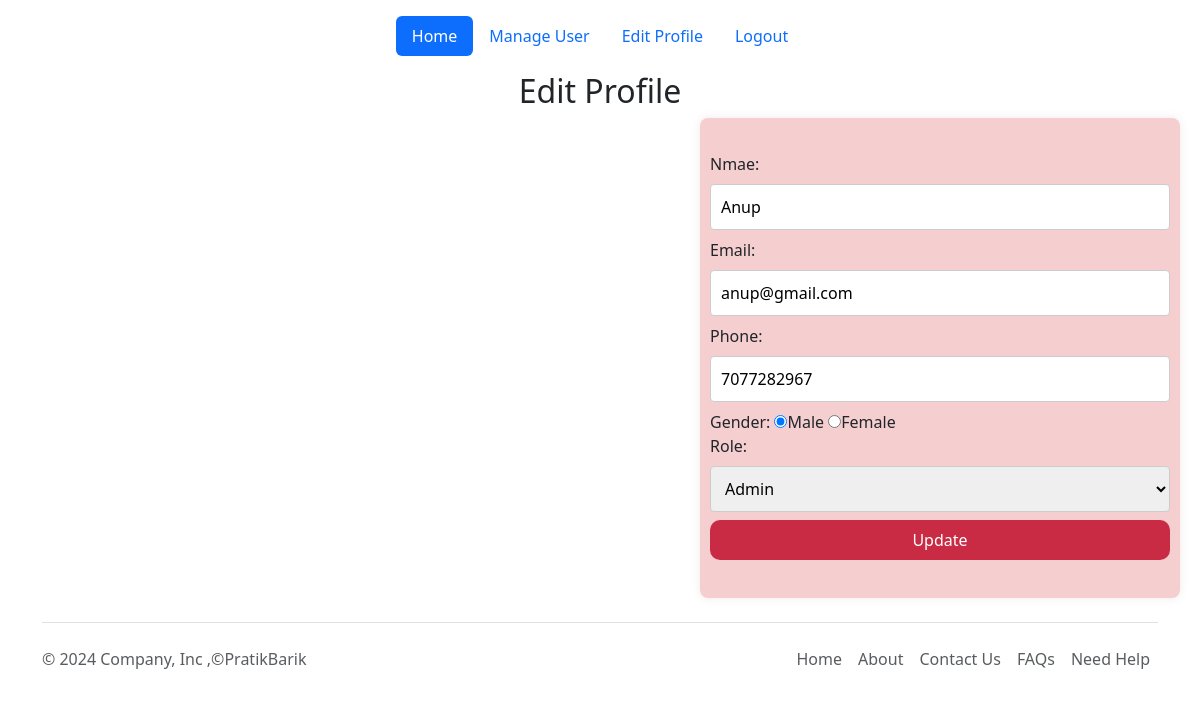
/editProfile/19/, run on the app's committed database.
### myapp/models.py (models this page shows)
class UserMaster(models.Model):
    UserId=models.AutoField(primary_key=True)
    Name=models.CharField(max_length=100)
    Email=models.EmailField(max_length=100)
    Phone=models.BigIntegerField()
    Password=models.CharField(max_length=100)
    Gender=models.CharField(max_length=10)
    Role=models.CharField(max_length=20)
    Status=models.CharField(max_length=20,default='active')

### myapp/views.py (the view, shortened to what this page needs)
# urls.py: path('editProfile/<int:UserId>/',views.editProfile),
def editProfile(request,UserId):
    obj=UserMaster.objects.get(pk=int(UserId))
    return render(request,'editProfile.html',{'data':obj})

### myapp/templates/editProfile.html (shortened to what this page needs)
{% extends 'admin_layout/default.html' %}
{% block 'content' %}
<h2 style="text-align: center;">Edit Profile</h2>
<form method="post">
    <br>
    Nmae: <input type="text" name="name" value="{{data.Name}}">
    <br>
    Email: <input type="text" name="email" value="{{data.Email}}">
    <br>
    Phone: <input type="text" name="phone" value="{{data.Phone}}">
    <br>
    Gender: <input type="radio" name="gender" value="male" {% if data.Gender == 'male' %}checked{% endif %} >Male
            <input type="radio" name="gender" value="female" {% if data.Gender == 'female' %}checked{% endif %}  >Female
    <br>
    Role:
    <select name="role">
        <option value="admin" {%  if data.Role == 'admin' %}selected{% endif %}>Admin</option>
    </select>
    <br>
    <input type="submit" name="btn" value="Update" class="btn btn-primary w-100 py-2">
</form>
{% endblock %}

### myapp/templates/editProfile.html (style rules this page uses)
form { background-color: rgb(245, 207, 207); padding: 10px; border-radius: 8px; box-shadow: 0px 0px 10px rgba(148, 43, 43, 0.1); width: 480px; height: 480px; margin-left: 700px; }
input[type="text"], select, textarea { width: 100%; padding: 10px; margin: 8px 0; display: inline-block; border: 1px solid #ccc; border-radius: 4px; box-sizing: border-box; }
input[type="submit"] { background-color: #c92a44; color: white; border: none; cursor: pointer; }
input[type="submit"] { border-radius: 10px; }

### data on the page
UserMaster: name "Anup", email "anup@gmail.com", phone "7077282967", Gender "☑", role "Admin"
